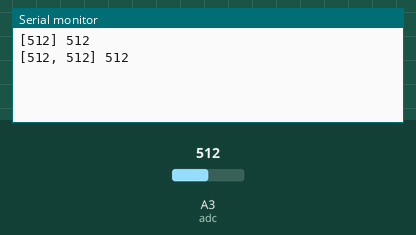
The sketch below on a simulated Arduino Uno, built with avr-gcc and run on an emulated ATmega328P. On the bench: the last lines printed to the serial monitor. Inputs (shaded band) come from the test bench; at power-on: A3 (adc) = 512.

Above: at 1.8 s.
1.9 s: A3 (adc) set to 716
At 2.8 s:
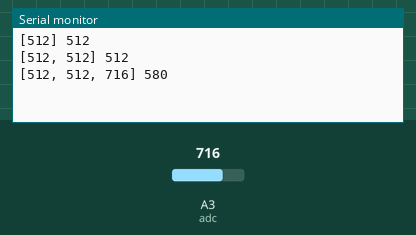
4.5 s: A3 (adc) set to 900
At 5.3 s:
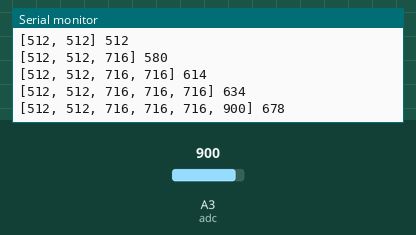
Timing chart, 0 to 7.5 s (numbered marks = the images above; inputs shaded):
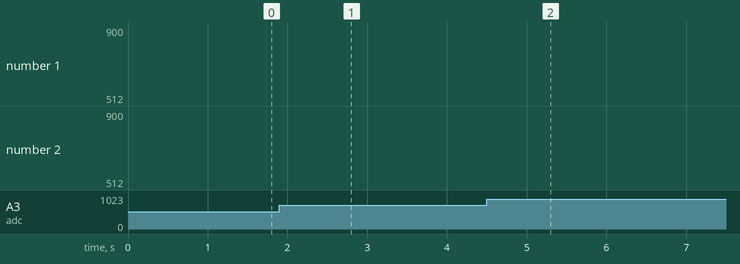

Measured:
- after the input at 1.9 s, the serial monitor: prints a new line after 0.10 s (image 1)
- after the input at 4.5 s, the serial monitor: prints a new line after 0.51 s (image 2)

The sketch:

t4_growable_list.ino
```cpp
// Made from a Python program in the ZERO1 Simulator; edits here are not turned back into Python.

const int POT_LDR = A3;        // potentiometer / light sensor

const int adc = POT_LDR;
long readings[20];             // the list 'readings' has room for 20 items
long readingsCount = 0;

// Runs once: the lines before "while True:"
void setup() {
  Serial.begin(9600);
}

// Runs forever: the body of "while True:" (line 8)
void loop() {
  readingsCount = pyAppendL(readings, readingsCount, 20, analogRead(adc), 9);
  if (readingsCount > 10) {
    pyPopL(readings, readingsCount, 0, 11);
    readingsCount--;
  }
  Serial.print(pyListTextL(readings, readingsCount));
  Serial.print(" ");
  Serial.println(pyFloorDiv(pySumL(readings, readingsCount), pyNonZero(readingsCount, 12)));
  delay(1000);
}

// ---- Helpers that make C++ behave like Python ----

// Stops the program like a Python error: the message goes to the Serial Monitor, then the board halts
void pyFail(int line, String text) {
  Serial.print("Line ");
  Serial.print(line);
  Serial.print(": ");
  Serial.println(text);
  Serial.flush();
  abort();
}

// Python's // for whole numbers: rounds down (C++'s / rounds toward zero)
long pyFloorDiv(long a, long b) {
  long q = a / b;
  if ((a % b != 0) && ((a < 0) != (b < 0))) q--;
  return q;
}

// Python stops with ZeroDivisionError instead of dividing by 0
long pyNonZero(long divisor, int line) {
  if (divisor == 0) pyFail(line, "ZeroDivisionError: division by zero");
  return divisor;
}

// list.append(value) for a list with room for `capacity` items; gives the new length
long pyAppendL(long list[], long count, long capacity, long value, int line) {
  if (count >= capacity) pyFail(line, "MemoryError: the list is full (" + String(capacity) + " items on the board)");
  list[count] = value;
  return count + 1;
}

// list.pop(index): takes the item out and moves the ones after it; the caller then shortens the list by 1
long pyPopL(long list[], long count, long index, int line) {
  if (count == 0) pyFail(line, "IndexError: pop from empty list");
  if (index < 0) index += count;
  if (index < 0 || index >= count) pyFail(line, "IndexError: pop index out of range");
  long value = list[index];
  for (long i = index; i < count - 1; i++) list[i] = list[i + 1];
  return value;
}

// str(list) / print(list): [1, 2, 3]
String pyListTextL(long list[], long count) {
  String text = "[";
  for (long i = 0; i < count; i++) {
    if (i > 0) text += ", ";
    text += String(list[i]);
  }
  return text + "]";
}

long pySumL(long list[], long count) {
  long total = 0;
  for (long i = 0; i < count; i++) total += list[i];
  return total;
}
```
